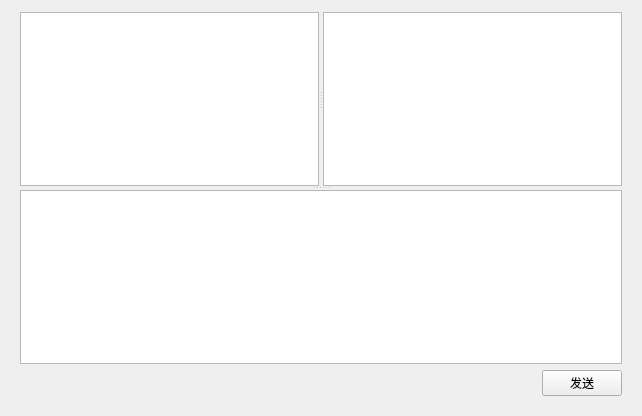
<?xml version="1.0" encoding="UTF-8"?>
<ui version="4.0">
 <class>ChatWidget</class>
 <widget class="QWidget" name="ChatWidget">
  <property name="geometry">
   <rect>
    <x>0</x>
    <y>0</y>
    <width>642</width>
    <height>416</height>
   </rect>
  </property>
  <property name="windowTitle">
   <string>Form</string>
  </property>
  <layout class="QVBoxLayout" name="verticalLayout">
   <property name="spacing">
    <number>-1</number>
   </property>
   <property name="leftMargin">
    <number>20</number>
   </property>
   <property name="topMargin">
    <number>12</number>
   </property>
   <property name="rightMargin">
    <number>20</number>
   </property>
   <property name="bottomMargin">
    <number>20</number>
   </property>
   <item>
    <widget class="QSplitter" name="splitter_2">
     <property name="orientation">
      <enum>Qt::Vertical</enum>
     </property>
     <widget class="QSplitter" name="splitter">
      <property name="orientation">
       <enum>Qt::Horizontal</enum>
      </property>
      <widget class="ChatListWidget" name="latestListWidget"/>
      <widget class="MsgListWidget" name="msgListWidget"/>
     </widget>
     <widget class="QTextEdit" name="msgEdit"/>
    </widget>
   </item>
   <item>
    <layout class="QHBoxLayout" name="horizontalLayout">
     <item>
      <spacer name="horizontalSpacer">
       <property name="orientation">
        <enum>Qt::Horizontal</enum>
       </property>
       <property name="sizeHint" stdset="0">
        <size>
         <width>40</width>
         <height>20</height>
        </size>
       </property>
      </spacer>
     </item>
     <item>
      <widget class="QPushButton" name="sendButton">
       <property name="text">
        <string>发送</string>
       </property>
      </widget>
     </item>
    </layout>
   </item>
  </layout>
 </widget>
 <customwidgets>
  <customwidget>
   <class>ChatListWidget</class>
   <extends>QListWidget</extends>
   <header>chatlistwidget.h</header>
  </customwidget>
  <customwidget>
   <class>MsgListWidget</class>
   <extends>QListWidget</extends>
   <header>msglistwidget.h</header>
  </customwidget>
 </customwidgets>
 <resources/>
 <connections/>
</ui>
